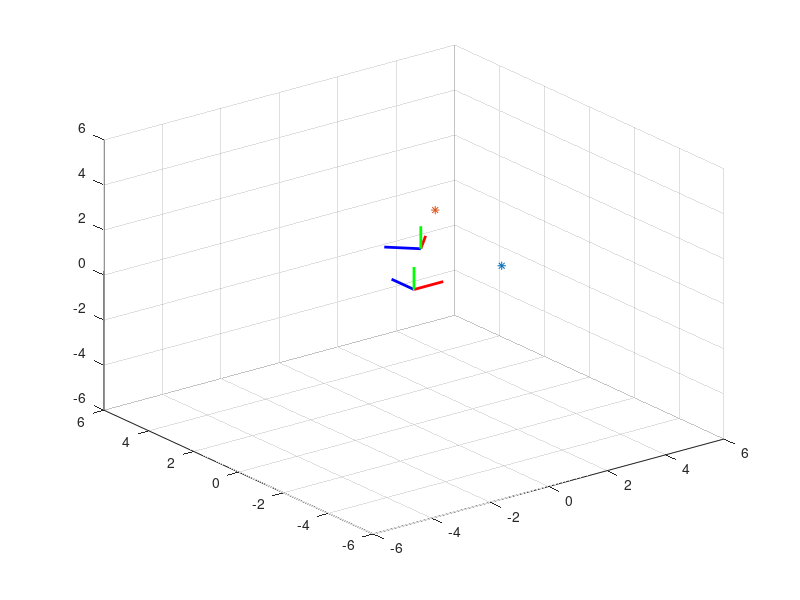

Write the MATLAB code that produced this figure.
clear;close all;clc
altura_quadro = 1;
T = [1; 1; altura_quadro; 1];
psi = 0; % roll
theta = 0; %pitch
phi= pi/4;  %yaw
R_psi = [1 0 0;0 cos(psi) -sin(psi);0 sin(psi) cos(psi)];
R_theta = [cos(theta) 0  sin(theta);0 1 0;-sin(theta) 0 cos(theta)];
R_phi = [cos(phi) -sin(phi) 0;sin(phi) cos(phi) 0;0 0 1]; %rotação regra-mao-direita

R_B2N = R_psi*R_theta*R_phi;%Modelo ZYX
R_N2B = R_psi'*R_theta'*R_phi'; %Modelo ZYX

R = R_B2N;
% R = R_N2B;
Tr = [[R;[0 0 0]] T];

% Tr é a transformação afim que leva o "frame 0" ao "frame 1"

%% Frame Transforms
p0 = [3 0 0]'; % ponto de prova

p1 = Tr*[p0;1]; % supor que o ponto de prova p0 esteja
% com coordenadas [3 0 0]' relativas ao seu próprio quadro, "frame 1". sendo assim p1
% = Tr*p0  são as coordenadas de p0 em relação ao "frame 0".

p1_ = inv(Tr)*[p0;1]; % supor que o ponto de prova p0 esteja
% com coordenadas [3 0 0]' relativas ao seu próprio quadro, "frame 0". sendo assim p1
% = inv(Tr)*p0  são as coordenadas de p0 em relação ao "frame 1".

% Sendo assim, entende-se que um ponto "p", referente ao "quadro 1", pode ser
% descrito em termos do "quadro 1" bastando transformar/multiplicaor o ponto "p"
% pela mesma matriz que leva o "quadro 0" ao "quadro 1"

% Plots
O = [0 0 0]'; %origin
x0 = [1 0 0]';
y0 = [0 1 0]';
z0 = [0 0 1]';
%return


plot3([O(1) x0(1)],[O(2) x0(2)],[O(3) x0(3)],'red','linewidth',2); hold on; grid on;
plot3([O(1) y0(1)],[O(2) y0(2)],[O(3) y0(3)],'blue','linewidth',2);
plot3([O(1) z0(1)],[O(2) z0(2)],[O(3) z0(3)],'green','linewidth',2);

% new "origin"
NO = Tr*[O;1]; %transform origin
% new "Unit vectors"
x1 = Tr*[x0;1]; %transform unit vectors
y1 = Tr*[y0;1];
z1 = Tr*[z0;1];
plot3([NO(1) x1(1)],[NO(2) x1(2)],[NO(3) x1(3)],'red','linewidth',2); hold on; grid on;
plot3([NO(1) y1(1)],[NO(2) y1(2)],[NO(3) y1(3)],'blue','linewidth',2);
plot3([NO(1) z1(1)],[NO(2) z1(2)],[NO(3) z1(3)],'green','linewidth',2);

% Plots Points
plot3(p0(1),p0(2),p0(3),'*')
plot3(p1(1),p1(2),p1(3),'*')


scale = 6;
xlim([-scale scale])
ylim([-scale scale])
zlim([-scale scale])



